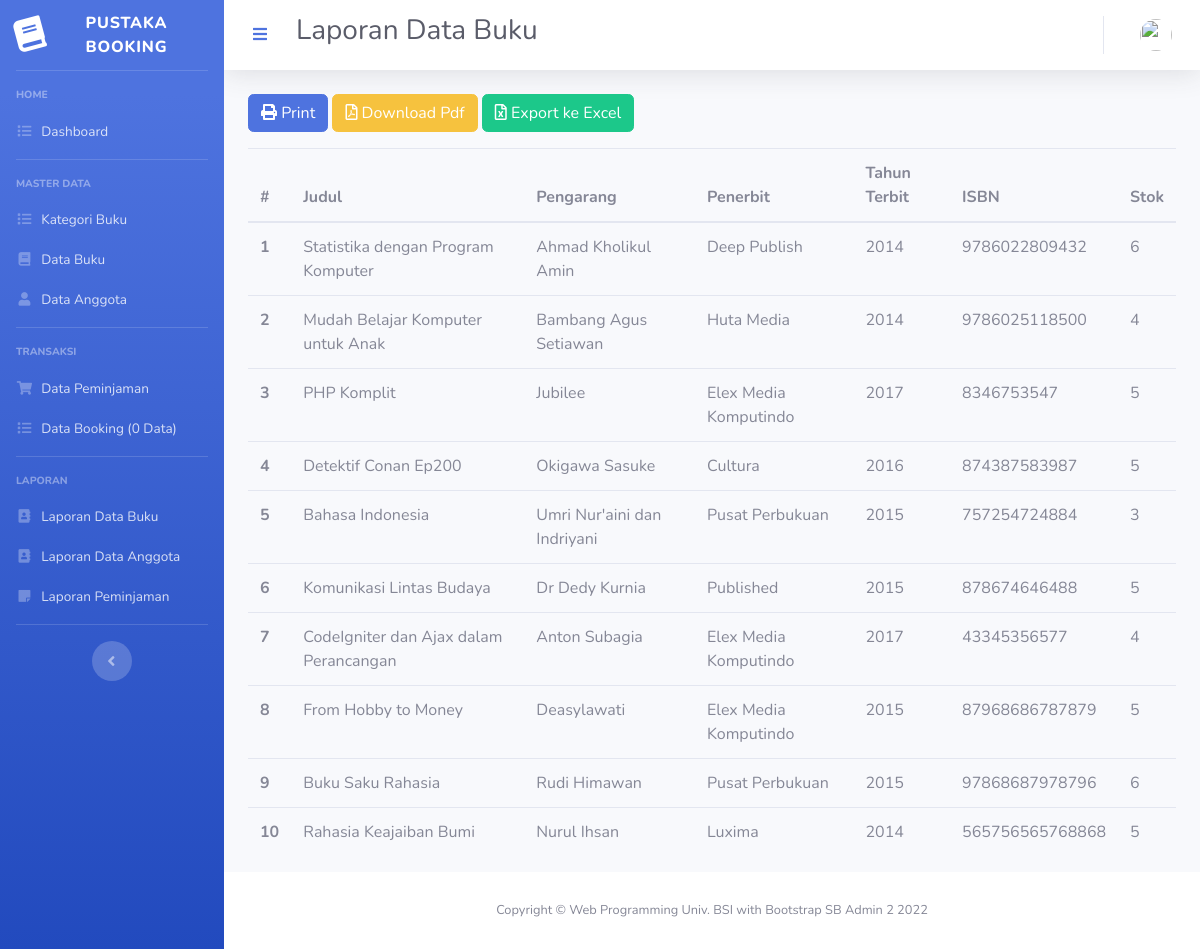
The page /index.php/laporan/laporan_buku on the database its author committed.
### tables this page shows
CREATE TABLE `buku` (
  `id` int(11) NOT NULL,
  `judul_buku` varchar(128) NOT NULL,
  `kategori` int(11) NOT NULL,
  `pengarang` varchar(64) NOT NULL,
  `penerbit` varchar(64) NOT NULL,
  `tahun_terbit` year(4) NOT NULL,
  `isbn` varchar(64) NOT NULL,
  `stok` int(11) NOT NULL,
  `dipinjam` int(11) NOT NULL,
  `dibooking` int(11) NOT NULL,
  `image` varchar(256) NOT NULL
);

### application/controllers/Laporan.php (called while the page is built, shortened)
<?php
class Laporan extends CI_Controller
{
	function __construct()
	{
		$this->load->model(['ModelUser','ModelBuku','ModelPinjam']);
	}
	public function laporan_buku()
	{
		$data['judul'] = 'Laporan Data Buku';
		$data['user'] = $this->ModelUser->cekData(['email' => $this->session->userdata('email')])->row_array();
		$data['buku'] = $this->ModelBuku->getBuku()->result_array();
		$data['kategori'] = $this->ModelBuku->getKategori()->result_array();
		$this->load->view('templates/header', $data);
		$this->load->view('templates/sidebar', $data);
		$this->load->view('templates/topbar', $data);
		$this->load->view('buku/laporan_buku', $data);
		$this->load->view('templates/footer');
	}
}

### index.php (called while the page is built, shortened)
<?php
require_once BASEPATH.'core/CodeIgniter.php';

### application/models/ModelBuku.php (called while the page is built, shortened)
<?php
class ModelBuku extends CI_Model
{
    public function getBuku()
    {
        return $this->db->get('buku');
    }
}

### application/views/buku/laporan_buku.php (the view, shortened to what this page needs)
<div class="container-fluid">
	<div class="row">
		<div class="col-lg-12">
		<a href="<?= base_url('laporan/cetak_laporan_buku'); ?>" class="btn btn-primary mb-3"><i class="fas fa-print"></i> Print</a>
		<a href="<?= base_url('laporan/laporan_buku_pdf'); ?>" class="btn btn-warning mb-3"><i class="far fa-file-pdf"></i> Download Pdf</a>
		<a href="<?= base_url('laporan/export_excel'); ?>" class="btn btn-success mb-3"><i class="far fa-file-excel"></i> Export ke Excel</a>
		<table class="table table-hover">
			<thead>
				<tr>
					<th scope="col">#</th>
					<th scope="col">Judul</th>
					<th scope="col">Pengarang</th>
					<th scope="col">Penerbit</th>
					<th scope="col">Tahun Terbit</th>
					<th scope="col">ISBN</th>
					<th scope="col">Stok</th>
				</tr>
			</thead>
			<tbody>
				<?php
				$a = 1;
				foreach ($buku as $b) { ?>
					<tr>
						<th scope="row"><?= $a++; ?></th>
						<td><?= $b['judul_buku']; ?></td>
						<td><?= $b['pengarang']; ?></td>
						<td><?= $b['penerbit']; ?></td>
						<td><?= $b['tahun_terbit']; ?></td>
						<td><?= $b['isbn']; ?></td>
						<td><?= $b['stok']; ?></td>
					</tr>
				<?php } ?>
			</tbody>
		</table>
		</div>
	</div>
</div>
</div>

### rows shown on the page
buku: judul_buku "Statistika dengan Program Komputer", pengarang "Ahmad Kholikul Amin", penerbit "Deep Publish", tahun_terbit "2014", isbn "9786022809432", stok "6"
buku: judul_buku "Mudah Belajar Komputer untuk Anak", pengarang "Bambang Agus Setiawan", penerbit "Huta Media", tahun_terbit "2014", isbn "9786025118500", stok "4"
buku: judul_buku "PHP Komplit", pengarang "Jubilee", penerbit "Elex Media Komputindo", tahun_terbit "2017", isbn "8346753547", stok "5"
buku: judul_buku "Detektif Conan Ep200", pengarang "Okigawa Sasuke", penerbit "Cultura", tahun_terbit "2016", isbn "874387583987", stok "5"
buku: judul_buku "Bahasa Indonesia", pengarang "Umri Nur'aini dan Indriyani", penerbit "Pusat Perbukuan", tahun_terbit "2015", isbn "757254724884", stok "3"
buku: judul_buku "Komunikasi Lintas Budaya", pengarang "Dr Dedy Kurnia", penerbit "Published", tahun_terbit "2015", isbn "878674646488", stok "5"
buku: judul_buku "CodeIgniter dan Ajax dalam Perancangan", pengarang "Anton Subagia", penerbit "Elex Media Komputindo", tahun_terbit "2017", isbn "43345356577", stok "4"
buku: judul_buku "From Hobby to Money", pengarang "Deasylawati", penerbit "Elex Media Komputindo", tahun_terbit "2015", isbn "87968686787879", stok "5"
buku: judul_buku "Buku Saku Rahasia", pengarang "Rudi Himawan", penerbit "Pusat Perbukuan", tahun_terbit "2015", isbn "97868687978796", stok "6"
buku: judul_buku "Rahasia Keajaiban Bumi", pengarang "Nurul Ihsan", penerbit "Luxima", tahun_terbit "2014", isbn "565756565768868", stok "5"

### other values the page prints
$this->db->query("select * from booking")->num_rows() "0"
$judul "Laporan Data Buku"
